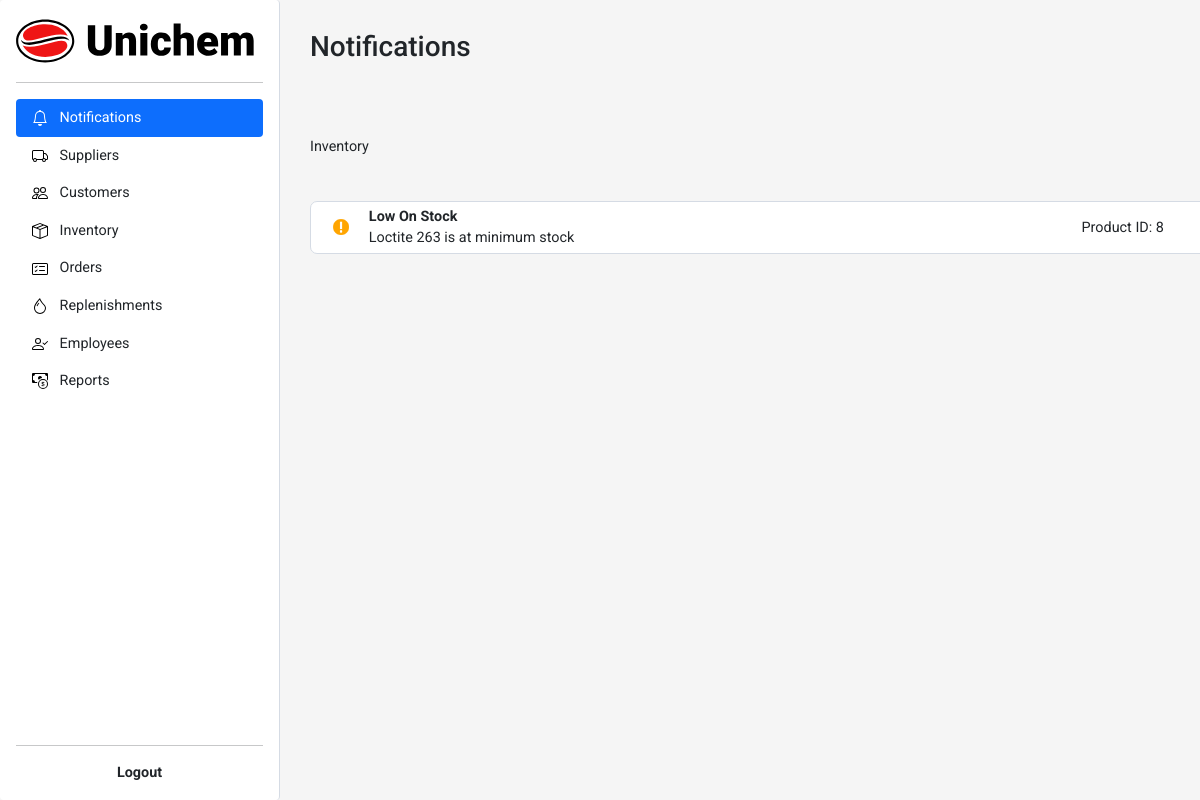
Before: /sections/notifications.php (signed in) with the older database file.
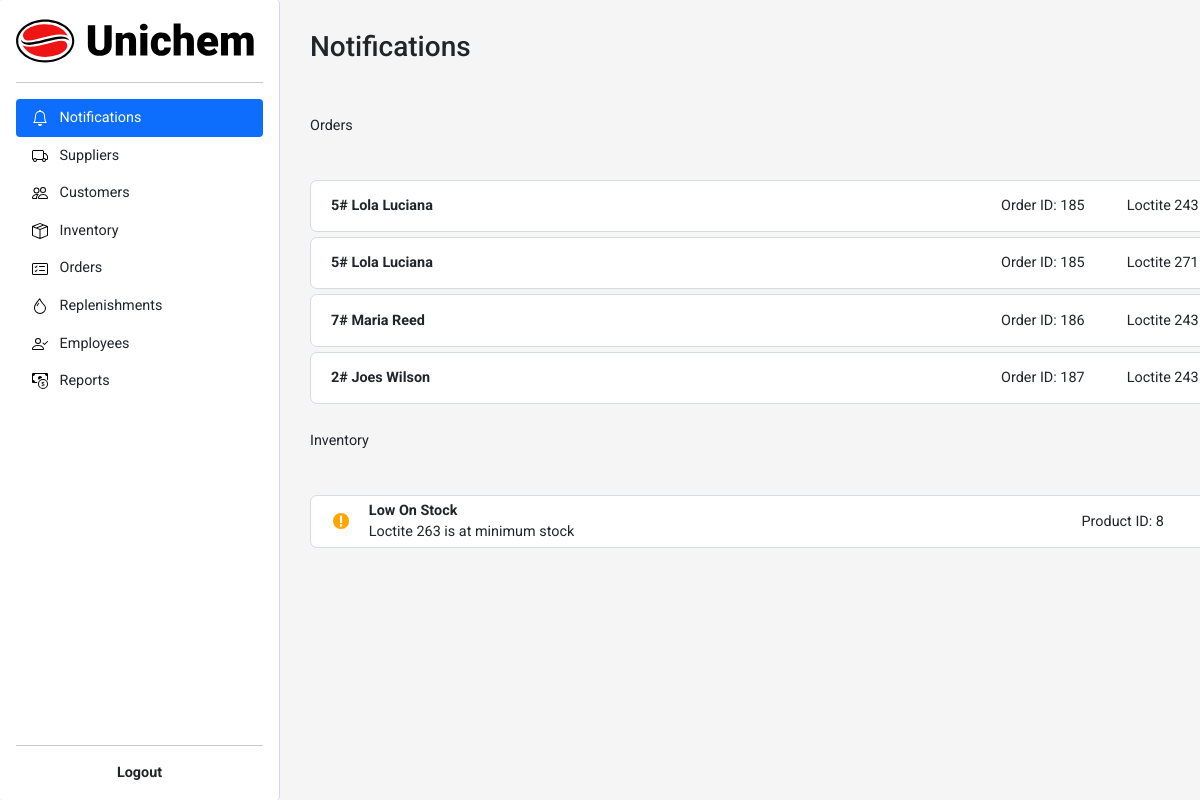
After: the same page with the newer database file.
### tables this page shows
CREATE TABLE `product` (
  `productID` int(11) NOT NULL,
  `tradeName` varchar(255) NOT NULL,
  `description` text NOT NULL,
  `brandName` varchar(255) NOT NULL,
  `dateContained` date NOT NULL,
  `price` decimal(10,2) NOT NULL,
  `applicationType` varchar(255) NOT NULL,
  `cureTime` time NOT NULL,
  `color` varchar(255) NOT NULL,
  `form` varchar(255) NOT NULL,
  `packageType` varchar(255) NOT NULL,
  `packageSize` varchar(255) NOT NULL,
  `maxOperatingTemp` varchar(255) NOT NULL,
  `minOperatingTemp` varchar(255) NOT NULL,
  `viscosity` varchar(255) NOT NULL,
  `chemicalComposition` text NOT NULL,
  `operatingTempRange` varchar(255) NOT NULL,
  `productImage` varchar(255) NOT NULL,
  `inStock` int(11) NOT NULL,
  `minimumStock` int(11) NOT NULL
);

CREATE TABLE `customer` (
  `customerID` int(11) NOT NULL,
  `customerFName` varchar(255) NOT NULL,
  `customerLName` varchar(255) NOT NULL,
  `dateofBirth` date NOT NULL,
  `gender` enum('M','F') NOT NULL,
  `contactNo` char(11) NOT NULL,
  `email` varchar(255) NOT NULL
);

CREATE TABLE `order_line` (
  `orderlineID` int(11) NOT NULL,
  `orderID` int(11) NOT NULL,
  `productID` int(11) NOT NULL,
  `quantity` int(11) NOT NULL
);

CREATE TABLE `orders` (
  `orderID` int(11) NOT NULL,
  `customerID` int(11) NOT NULL,
  `createdBy` int(11) NOT NULL,
  `approvedBy` int(11) DEFAULT NULL,
  `orderDate` date NOT NULL,
  `orderStatus` enum('Awaiting-Approval','Awaiting-Payment','Processing-Order','Awaiting-Shipment','Awaiting-Pickup','Completed','Cancelled','Refunded','Manual-Verification-Required') NOT NULL,
  `shipRequiredDate` date NOT NULL,
  `paidStatus` enum('paid','unpaid') NOT NULL
);

### components/notifications/order-list-recent.php (the view, shortened to what the changed rows need)
<?php
include('../crud/db_connect.php');
?>
<?php include('../style/import.php'); ?>
    <div class="">
            <!-- <?php
                   $getRecentOrders = "SELECT * FROM orders o WHERE DATEDIFF(o.orderDate, CURDATE()) <= 0 AND DATEDIFF(o.orderDate, CURDATE()) > -1";
                   $recentOrderQuery = mysqli_query($conn,$getRecentOrders);
                    ?> -->
            <?php
            if(mysqli_num_rows($recentOrderQuery)>0){
                ?>
                Orders<br>
                <br>
                <br>
                <?php
                while($row = mysqli_fetch_array($recentOrderQuery)){
                    $getCustomerInfo = "SELECT * FROM customer c WHERE c.customerID = '$row[customerID]'";
                    $customerInfoQuery = mysqli_query($conn,$getCustomerInfo);
                    $row2 = mysqli_fetch_array($customerInfoQuery);
                    $getProductID = "SELECT * FROM order_line ol WHERE ol.orderID = '$row[orderID]'";
                    $productIDQuery = mysqli_query($conn,$getProductID);
                    while($row3 = mysqli_fetch_array($productIDQuery)){
                    $getProdInfo = "SELECT * FROM product p WHERE p.productID = '$row3[productID]'";
                    $prodInfoQuery = mysqli_query($conn,$getProdInfo);
                    $row4 = mysqli_fetch_array($prodInfoQuery);
                echo "
                    <form method='get' action='customers.php'>
                        <div class='d-flex align-items-center justify-content-between white-box-container one-supplier-customer-list-long round-edge'>
                            <div class='column d-flex align-items-center reports-left-data'>
                                <div>
                                    <b>".$row2['customerID']."# ".$row2['customerFName']." ".$row2['customerLName']."</b>
                                </div>
                            </div>
                                <div class='column reports-right-data'>
                                    Order ID: ".$row['orderID']."
                                </div>
                                <div class='column reports-right-data'>
                                    ".$row4['tradeName']."
                                </div>
                                <div class='column reports-right-data'>
                                    Qty: ".$row3['quantity']."
                                </div>
                                <div class='column reports-right-data'>
                                    P".$row3['quantity']*$row4['price']."
                                </div>
                        </div>
                    </form>
                ";
                    }
                }
            }
            ?>
    </div>
</body>
</html>

### components/notifications/low-stock.php (shortened to what the changed rows need)
<?php
include('../crud/db_connect.php');
?>
<?php include('../style/import.php'); ?>
    <div class="">
            <!-- <?php
                   $getLowStock = "SELECT * FROM product p WHERE p.inStock <= p.minimumStock";
                   $lowStockQuery = mysqli_query($conn,$getLowStock);
                ?>
                <?php
                   if(mysqli_num_rows($lowStockQuery)>0){
                    ?>
                    Inventory<br>
                    <br>
                    <br>
                    <?php
                       while($row = mysqli_fetch_array($lowStockQuery)){
                        echo "
                            <div class='d-flex align-items-center justify-content-between white-box-container one-supplier-customer-list-long round-edge'>
                                <div class='column d-flex align-items-center reports-left-data'>
                                    <img src='../assets/images/low-stock-notif.png' width='20' height='20'>
                                    &nbsp
                                    &nbsp
                                    &nbsp
                                    <div>
                                        <div>
                                            <b>Low On Stock</b>
                                        </div>
                                        <div>";
                                        if($row['inStock'] == $row['minimumStock']){
                                            echo  "".$row['tradeName']." is at minimum stock";
                                            }
                                        elseif($row['inStock'] < $row['minimumStock'] AND $row['inStock'] > 0){
                                            echo  "".$row['tradeName']." is below minimum stock";
                                            }
                                        elseif($row['inStock'] == 0){
                                            echo  "".$row['tradeName']." stock is at 0!";
                                        }
                            echo "      </div>
                                    </div>
                                        </div>
                                            <div class='column reports-right-data'>
                                                Product ID: ".$row['productID']."
                                            </div>
                                            <div class='column reports-right-data'>
                                                ".$row['tradeName']."
                                            </div>
                                            <div class='column reports-right-data'>
                                                Qty: ".$row['inStock']."
                                            </div>
                                        </div>";
                       }
                   }
                ?>
    </div>
</body>
</html>

Changed rows visible on the page:
added order_line: orderID.orderID "185", productID.tradeName "Loctite 243"
now on this page (row unchanged): customer: customerID "5", customerFName "Lola", customerLName "Luciana"
added order_line: orderID.orderID "185", productID.tradeName "Loctite 271"
added order_line: orderID.orderID "186", productID.tradeName "Loctite 243"
now on this page (row edited): customer: customerID "7", customerFName "Maria", customerLName "Reed"
added order_line: orderID.orderID "187", productID.tradeName "Loctite 243"
now on this page (row edited): customer: customerID "2", customerFName "Joes", customerLName "Wilson"
Other visible differences:
text now shown: "Orders"
